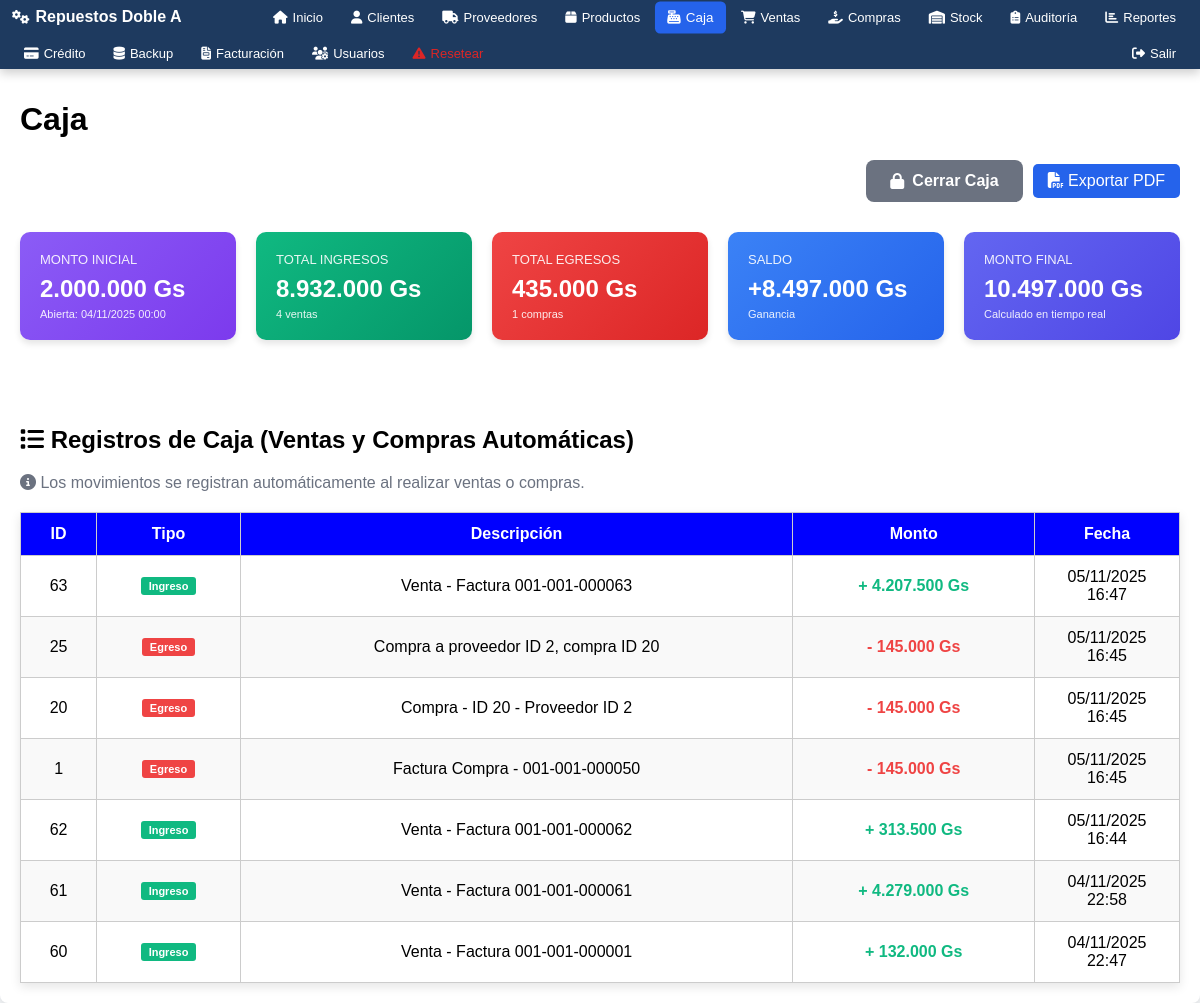
Before: /modulos/caja/caja.php (signed in) with the older database file.
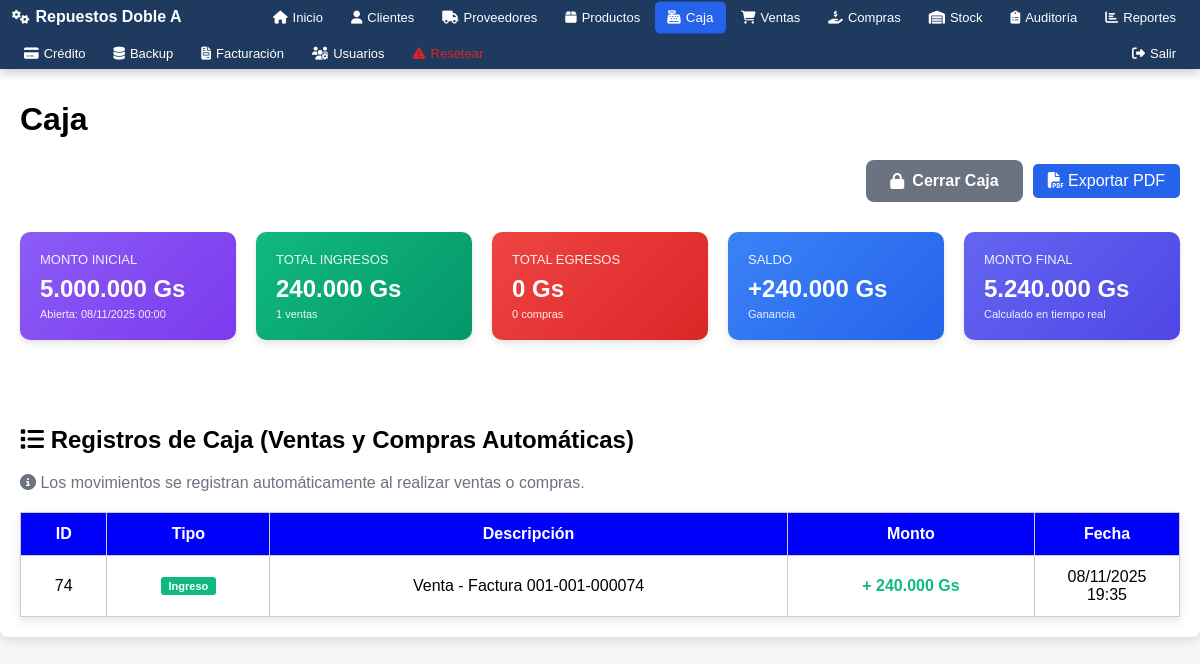
After: the same page with the newer database file.
### tables this page shows
CREATE TABLE `caja` (
  `id` int(11) NOT NULL AUTO_INCREMENT,
  `fecha` date NOT NULL,
  `monto_inicial` decimal(12,2) NOT NULL,
  `monto_final` decimal(12,2) DEFAULT NULL,
  `estado` enum('Abierta','Cerrada') NOT NULL DEFAULT 'Abierta',
  `created_at` datetime NOT NULL,
  PRIMARY KEY (`id`)
);

CREATE TABLE `cabecera_factura_ventas` (
  `id` int(11) NOT NULL AUTO_INCREMENT,
  `numero_factura` varchar(20) NOT NULL,
  `condicion_venta` enum('Contado','Crédito') NOT NULL,
  `forma_pago` enum('Efectivo','Tarjeta','Transferencia') NOT NULL,
  `fecha_hora` datetime DEFAULT CURRENT_TIMESTAMP,
  `cliente_id` int(11) NOT NULL,
  `monto_total` decimal(15,2) NOT NULL,
  `timbrado` varchar(20) DEFAULT '',
  `inicio_vigencia` date DEFAULT NULL,
  `fin_vigencia` date DEFAULT NULL,
  `anulada` tinyint(1) DEFAULT '0',
  `fecha_anulacion` datetime DEFAULT NULL,
  `usuario_anulacion_id` int(11) DEFAULT NULL,
  `motivo_anulacion` text,
  PRIMARY KEY (`id`),
  UNIQUE KEY `idx_numero_factura_unique` (`numero_factura`),
  UNIQUE KEY `idx_timbrado_unique` (`timbrado`),
  KEY `cliente_id` (`cliente_id`)
);

CREATE TABLE `caja_movimientos` (
  `id` int(11) NOT NULL AUTO_INCREMENT,
  `caja_id` int(11) NOT NULL,
  `fecha` datetime NOT NULL,
  `tipo` enum('Ingreso','Egreso') NOT NULL,
  `concepto` varchar(255) NOT NULL,
  `monto` decimal(12,2) NOT NULL,
  `created_at` timestamp NOT NULL DEFAULT CURRENT_TIMESTAMP,
  PRIMARY KEY (`id`),
  KEY `caja_id` (`caja_id`)
);

CREATE TABLE `compras` (
  `id` int(11) NOT NULL AUTO_INCREMENT,
  `proveedor_id` int(11) NOT NULL,
  `fecha` datetime NOT NULL,
  `total` decimal(12,2) NOT NULL,
  `estado` enum('Pendiente','Completada') NOT NULL DEFAULT 'Pendiente',
  `created_at` timestamp NOT NULL DEFAULT CURRENT_TIMESTAMP ON UPDATE CURRENT_TIMESTAMP,
  PRIMARY KEY (`id`),
  KEY `proveedor_id` (`proveedor_id`)
);

CREATE TABLE `cabecera_factura_compras` (
  `id` int(11) NOT NULL AUTO_INCREMENT,
  `numero_factura` varchar(50) NOT NULL,
  `proveedor_id` int(11) NOT NULL,
  `fecha_hora` datetime NOT NULL,
  `monto_total` decimal(15,2) NOT NULL,
  `condicion_compra` varchar(20) DEFAULT 'Contado',
  `forma_pago` varchar(20) DEFAULT 'Efectivo',
  `timbrado` varchar(50) DEFAULT NULL,
  `numero_factura_proveedor` varchar(100) DEFAULT NULL,
  `created_at` timestamp NOT NULL DEFAULT CURRENT_TIMESTAMP,
  `inicio_vigencia` date DEFAULT NULL,
  `fin_vigencia` date DEFAULT NULL,
  PRIMARY KEY (`id`),
  UNIQUE KEY `numero_factura` (`numero_factura`),
  KEY `idx_fecha` (`fecha_hora`),
  KEY `idx_proveedor` (`proveedor_id`),
  CONSTRAINT `cabecera_factura_compras_ibfk_1` FOREIGN KEY (`proveedor_id`) REFERENCES `proveedores` (`id`) ON DELETE CASCADE
);

### modulos/caja/caja.php (the view, shortened to what the changed rows need)
<?php
$base_path = $_SERVER['DOCUMENT_ROOT'] . '/repuestos/';
include $base_path . 'includes/auth.php';
include $base_path . 'includes/header.php';
$stmtCaja = $pdo->query("SELECT * FROM caja WHERE estado='Abierta' ORDER BY id DESC LIMIT 1");
$caja = $stmtCaja->fetch();
$movimientos_combinados = [];
if($caja){
    $stmtMov = $pdo->prepare("SELECT id, fecha, tipo, concepto as descripcion, monto, 'manual' as origen FROM caja_movimientos WHERE caja_id=? ORDER BY fecha DESC");
    $stmtMov->execute([$caja['id']]);
    $movimientos = $stmtMov->fetchAll();
    $fecha_apertura = $caja['fecha'];
    $stmtVentas = $pdo->prepare("SELECT id, fecha_hora as fecha, 'Ingreso' as tipo, CONCAT('Venta - Factura ', numero_factura) as descripcion, monto_total as monto, 'venta' as origen
                                 FROM cabecera_factura_ventas
                                 WHERE fecha_hora >= ? AND (anulada = 0 OR anulada IS NULL)
                                 ORDER BY fecha_hora DESC");
    $stmtVentas->execute([$fecha_apertura]);
    $ventas = $stmtVentas->fetchAll();
    $stmtCompras = $pdo->prepare("SELECT c.id, c.fecha, 'Egreso' as tipo, CONCAT('Compra - ID ', c.id, ' - Proveedor ID ', c.proveedor_id) as descripcion, c.total as monto, 'compra' as origen
                                  FROM compras c
                                  WHERE c.fecha >= ?
                                  ORDER BY c.fecha DESC");
    $stmtCompras->execute([$fecha_apertura]);
    $compras = $stmtCompras->fetchAll();
    $facturas_compras = [];
    try {
        $stmtFacturasCompras = $pdo->prepare("SELECT fc.id, fc.fecha_hora as fecha, 'Egreso' as tipo, CONCAT('Factura Compra - ', fc.numero_factura) as descripcion, fc.monto_total as monto, 'factura_compra' as origen
                                              FROM cabecera_factura_compras fc
                                              WHERE fc.fecha_hora >= ?
                                              ORDER BY fc.fecha_hora DESC");
        $stmtFacturasCompras->execute([$fecha_apertura]);
        $facturas_compras = $stmtFacturasCompras->fetchAll();
    } catch (Exception $e) {
    }
    $movimientos_combinados = array_merge($movimientos, $ventas, $compras, $facturas_compras);
    usort($movimientos_combinados, function($a, $b) {
        return strtotime($b['fecha']) - strtotime($a['fecha']);
    });
}
?>
<div class="container tabla-responsive">
    <h1>Caja</h1>
    <?php if(!$caja): ?>
        <div class="form-actions-right">
            <a href="abrir_caja.php" class="btn-submit"><i class="fas fa-lock-open"></i> Abrir Caja</a>
        </div>
    <?php else:
        $total_ingresos = 0;
        $total_egresos = 0;
        $cantidad_ventas = 0;
        $cantidad_compras = 0;
        foreach($movimientos_combinados as $m){
            if($m['tipo'] == 'Ingreso') {
                $total_ingresos += (float)$m['monto'];
                if($m['origen'] == 'venta') {
                    $cantidad_ventas++;
                }
            } else {
                $total_egresos += (float)$m['monto'];
                if($m['origen'] == 'compra') {
                    $cantidad_compras++;
                }
            }
        }
        $monto_final_calculado = (float)$caja['monto_inicial'] + $total_ingresos - $total_egresos;
        $saldo = $monto_final_calculado - (float)$caja['monto_inicial'];
    ?>
        <div class="form-actions-right">
            <a href="cerrar_caja.php?id=<?= $caja['id'] ?>" class="btn-cancelar" onclick="return confirm('¿Cerrar caja?')"><i class="fas fa-lock"></i> Cerrar Caja</a>
            <a href="exportar_pdf_caja.php?id=<?= $caja['id'] ?>" class="btn-export" target="_blank"><i class="fas fa-file-pdf"></i> Exportar PDF</a>
        </div>
        <div style="display: grid; grid-template-columns: repeat(auto-fit, minmax(200px, 1fr)); gap: 20px; margin: 30px 0;">
            <div style="background: linear-gradient(135deg, #8b5cf6 0%, #7c3aed 100%); color: white; padding: 20px; border-radius: 10px; box-shadow: 0 4px 6px rgba(0,0,0,0.1);">
                <div style="font-size: 13px; opacity: 0.9; margin-bottom: 8px;">MONTO INICIAL</div>
                <div style="font-size: 24px; font-weight: bold;">
                    <?= number_format($caja['monto_inicial'], 0, ',', '.') ?> Gs
                </div>
                <div style="font-size: 11px; opacity: 0.9; margin-top: 5px;">
                    Abierta: <?= date('d/m/Y H:i', strtotime($caja['fecha'])) ?>
                </div>
            </div>
            <div style="background: linear-gradient(135deg, #10b981 0%, #059669 100%); color: white; padding: 20px; border-radius: 10px; box-shadow: 0 4px 6px rgba(0,0,0,0.1);">
                <div style="font-size: 13px; opacity: 0.9; margin-bottom: 8px;">TOTAL INGRESOS</div>
                <div style="font-size: 24px; font-weight: bold;">
                    <?= number_format($total_ingresos, 0, ',', '.') ?> Gs
                </div>
                <div style="font-size: 11px; opacity: 0.9; margin-top: 5px;">
                    <?= $cantidad_ventas ?> ventas
                </div>
            </div>
            <div style="background: linear-gradient(135deg, #ef4444 0%, #dc2626 100%); color: white; padding: 20px; border-radius: 10px; box-shadow: 0 4px 6px rgba(0,0,0,0.1);">
                <div style="font-size: 13px; opacity: 0.9; margin-bottom: 8px;">TOTAL EGRESOS</div>
                <div style="font-size: 24px; font-weight: bold;">
                    <?= number_format($total_egresos, 0, ',', '.') ?> Gs
                </div>
                <div style="font-size: 11px; opacity: 0.9; margin-top: 5px;">
                    <?= $cantidad_compras ?> compras
                </div>
            </div>
            <div style="background: linear-gradient(135deg, <?= $saldo >= 0 ? '#3b82f6' : '#ef4444' ?> 0%, <?= $saldo >= 0 ? '#2563eb' : '#dc2626' ?> 100%); color: white; padding: 20px; border-radius: 10px; box-shadow: 0 4px 6px rgba(0,0,0,0.1);">
                <div style="font-size: 13px; opacity: 0.9; margin-bottom: 8px;">SALDO</div>
                <div style="font-size: 24px; font-weight: bold;">
                    <?= ($saldo >= 0 ? '+' : '') ?><?= number_format($saldo, 0, ',', '.') ?> Gs
                </div>
                <div style="font-size: 11px; opacity: 0.9; margin-top: 5px;">
                    <?= $saldo >= 0 ? 'Ganancia' : 'Pérdida' ?>
                </div>
            </div>
            <div style="background: linear-gradient(135deg, #6366f1 0%, #4f46e5 100%); color: white; padding: 20px; border-radius: 10px; box-shadow: 0 4px 6px rgba(0,0,0,0.1);">
                <div style="font-size: 13px; opacity: 0.9; margin-bottom: 8px;">MONTO FINAL</div>
                <div style="font-size: 24px; font-weight: bold;">
                    <?= number_format($monto_final_calculado, 0, ',', '.') ?> Gs
                </div>
                <div style="font-size: 11px; opacity: 0.9; margin-top: 5px;">
                    Calculado en tiempo real
                </div>
            </div>
        </div>
        <br><br>
        <h2><i class="fas fa-list"></i> Registros de Caja (Ventas y Compras Automáticas)</h2>
        <p style="color: #6b7280; margin-bottom: 20px;">
            <i class="fas fa-info-circle"></i> Los movimientos se registran automáticamente al realizar ventas o compras.
        </p>
        <table class="crud-table">
            <thead>
                <tr>
                    <th>ID</th>
                    <th>Tipo</th>
                    <th>Descripción</th>
                    <th>Monto</th>
                    <th>Fecha</th>
                </tr>
            </thead>
            <tbody>
            <?php if(!empty($movimientos_combinados)): ?>
                <?php foreach($movimientos_combinados as $fila): ?>
                    <tr>
                        <td><?= htmlspecialchars($fila['id']) ?></td>
                        <td>
                            <span style="padding: 3px 8px; border-radius: 3px; font-size: 11px; font-weight: bold;
                                <?php if($fila['tipo'] == 'Ingreso'): ?>
                                    background: #10b981; color: white;
                                <?php else: ?>
                                    background: #ef4444; color: white;
                                <?php endif; ?>">
                                <?= htmlspecialchars($fila['tipo']) ?>
                            </span>
                        </td>
                        <td><?= htmlspecialchars($fila['descripcion']) ?></td>
                        <td style="font-weight: bold; <?= $fila['tipo'] == 'Ingreso' ? 'color: #10b981;' : 'color: #ef4444;' ?>">
                            <?= ($fila['tipo'] == 'Ingreso' ? '+' : '-') ?> <?= number_format($fila['monto'],0,',','.') ?> Gs
                        </td>
                        <td><?= date('d/m/Y H:i', strtotime($fila['fecha'])) ?></td>
                    </tr>
                <?php endforeach; ?>
            <?php else: ?>
                <tr><td colspan="5">No hay registros en esta caja.</td></tr>
            <?php endif; ?>
            </tbody>
        </table>
    <?php endif; ?>
</div>
<?php include $base_path . 'includes/footer.php'; ?>

Changed rows visible on the page:
no longer on this page (row edited): caja: monto_inicial "2.000.000", fecha "04/11/2025 00:00", monto_inicial "8.497.000", monto_inicial "10.497.000"
no longer on this page (row unchanged): cabecera_factura_ventas: id "63", tipo "Ingreso", descripcion "Venta - Factura 001-001-000063", monto_total "4.207.500", fecha_hora "05/11/2025 16:47"
no longer on this page (row unchanged): caja_movimientos: id "25", tipo "Egreso", concepto "Compra a proveedor ID 2, compra ID 20", monto "145.000", fecha "05/11/2025 16:45"
no longer on this page (row unchanged): compras: id "20", tipo "Egreso", descripcion "Compra - ID 20 - Proveedor ID 2", total "145.000", fecha "05/11/2025 16:45"
no longer on this page (row unchanged): cabecera_factura_compras: id "1", tipo "Egreso", descripcion "Factura Compra - 001-001-000050", monto_total "145.000", fecha_hora "05/11/2025 16:45"
no longer on this page (row edited): cabecera_factura_ventas: id "62", tipo "Ingreso", descripcion "Venta - Factura 001-001-000062", monto_total "313.500", fecha_hora "05/11/2025 16:44"
no longer on this page (row unchanged): cabecera_factura_ventas: id "61", tipo "Ingreso", descripcion "Venta - Factura 001-001-000061", monto_total "4.279.000", fecha_hora "04/11/2025 22:58"
no longer on this page (row unchanged): cabecera_factura_ventas: id "60", tipo "Ingreso", descripcion "Venta - Factura 001-001-000001", monto_total "132.000", fecha_hora "04/11/2025 22:47"
added caja: monto_inicial "5.000.000", fecha "08/11/2025 00:00", monto_inicial "240.000", monto_inicial "5.240.000"
added cabecera_factura_ventas: id "74", tipo "Ingreso", descripcion "Venta - Factura 001-001-000074", monto_total "240.000", fecha_hora "08/11/2025 19:35"
Other visible differences:
$total_ingresos: "8.932.000" → "240.000"
$cantidad_ventas: "4" → "1"
$total_egresos: "435.000" → "0"
$cantidad_compras: "1" → "0"
